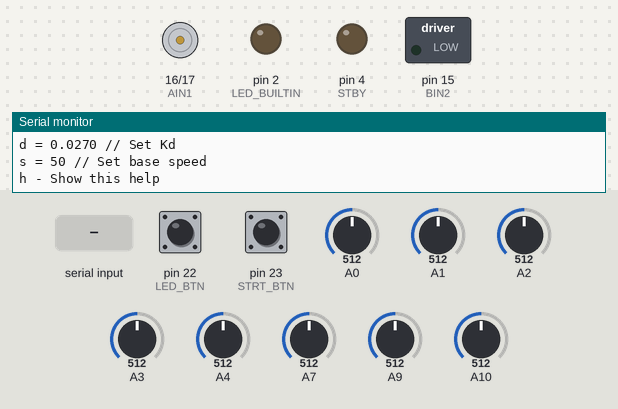
A sketch run on a simulated Arduino Mega 2560, built with avr-gcc and run on an emulated ATmega2560. Parts: motor-driver pin pairs drawn as motors (green arrow = first pin HIGH = forward, orange = second pin HIGH = backward, longer = more drive, stopped while the standby pin is LOW), switched loads named in the sketch (green lamp = pin HIGH), output pins drawn as LEDs (lit = HIGH), the last lines printed to the serial monitor. The inputs (shaded band) are chosen by the test bench; at power-on: pin 23 (STRT_BTN) HIGH, pin 22 (LED_BTN) HIGH, A0 = 512, A1 = 512, A2 = 512, A3 = 512, A4 = 512, A7 = 512, A9 = 512, A10 = 512.

Above: at 1.7 s.
1.8 s: "i90\n" received over Serial
4.8 s: pin 23 (STRT_BTN) pulled LOW for 3.2 s
At 8.3 s:
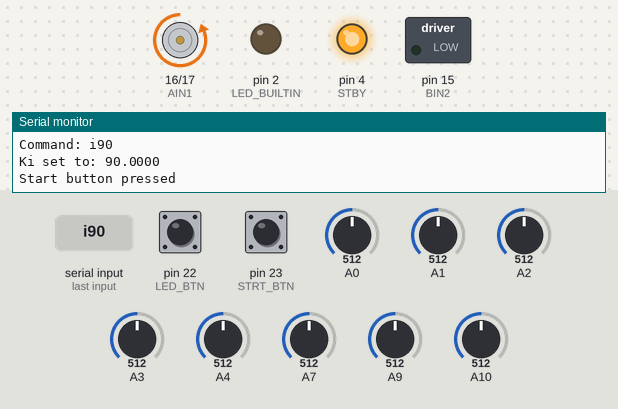
9.9 s: "i\n" received over Serial
12.9 s: pin 23 (STRT_BTN) pulled LOW for 0.15 s
At 13.9 s:
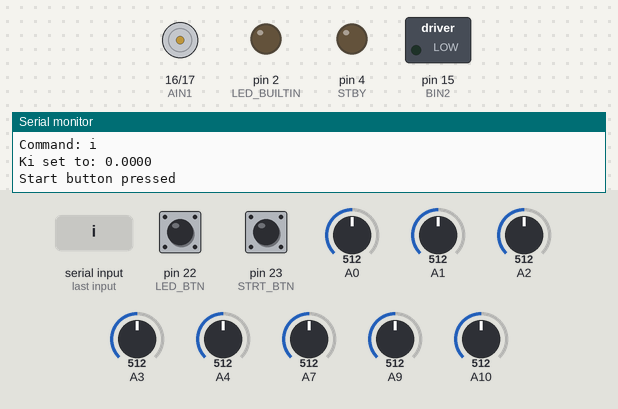
14.5 s: pin 23 (STRT_BTN) pulled LOW for 1 s
At 16.4 s:
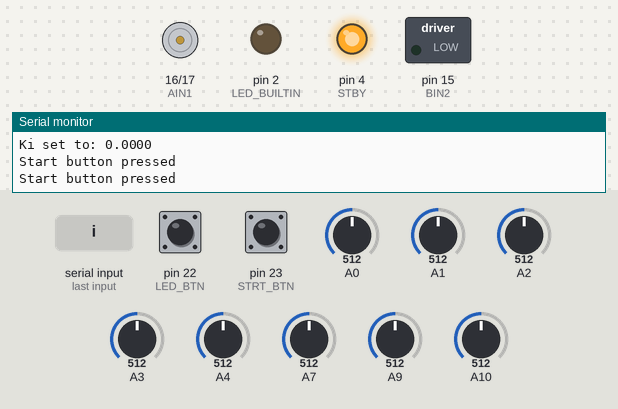
Timing chart, 0 to 17.9 s (numbered marks = the images above; inputs shaded):
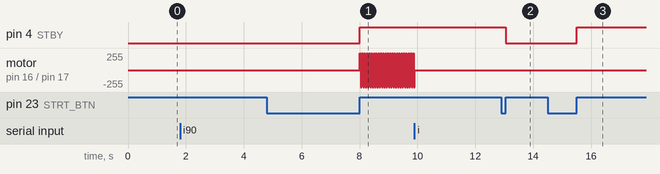

Measured:
- after the input at 4.8 s, pin 4 (STBY): LOW → HIGH after 3.2 s; motor on pin 16 (AIN1) / pin 17 (AIN2): alternates forward 255/255 for 0.04 s and backward 255/255 for 0.04 s, starting after 3.2 s
- after the input at 12.9 s, pin 4 (STBY): HIGH → LOW after 0.15 s
- after the input at 14.5 s, pin 4 (STBY): LOW → HIGH after 1.0 s

The sketch:

NiaFollowerNoWeb.ino
```cpp
#include <EEPROM.h>
#include <QTRSensors.h>

#define LED_BUILTIN 2
#define STRT_BTN 23 // Pin for the start button
#define LED_BTN 22 // Pin for the led button

// Sensor array
QTRSensors qtr;
const uint8_t SensorCount = 8;
uint16_t sensorValues[SensorCount];

// Motors
#define AIN1 16  // Motor A input 1
#define AIN2 17  // Motor A input 2
#define BIN1 2   // Motor B input 1
#define BIN2 15  // Motor B input 2
#define STBY 4   // Standby pin

// PID parameters
double Kp = 0.015;  // Start with conservative values
double Ki = 0;
double Kd = 0.027;

// Serial command buffer
String inputString = "";
bool stringComplete = false;

uint16_t position;
int P, D, I, previousError, PIDvalue, error;
int lsp, rsp;
int baseSpeed = 50;  // Default speed
bool robotEnabled = false;  // Robot state

void setup() {
  pinMode(STRT_BTN, INPUT_PULLUP);
  pinMode(LED_BTN, INPUT_PULLUP);
  pinMode(LED_BUILTIN, OUTPUT);
  pinMode(AIN1, OUTPUT);
  pinMode(AIN2, OUTPUT);
  pinMode(BIN1, OUTPUT);
  pinMode(BIN2, OUTPUT);
  pinMode(STBY, OUTPUT);

  delay(500);

  // configure the sensors
  qtr.setTypeAnalog();
  qtr.setSensorPins((const uint8_t[]){ 26, 25, 33, 32, 35, 34, 39, 36}, SensorCount);
  qtr.setEmitterPin(27);
  Serial.begin(500000);
  Serial.println("PID Line Follower Control");
  processCommand("h"); // Show help on startup
  }

void loop() {
  // Process serial commands
  if (stringComplete) {
    processCommand(inputString);
    inputString = "";
    stringComplete = false;
  }

  // Read serial data
  while (Serial.available()) {
    char inChar = (char)Serial.read();
    if (inChar == '\n') {
      stringComplete = true;
    } else {
      inputString += inChar;
    }
  }

  if (digitalRead(LED_BTN) != HIGH ) {
  }

  if (digitalRead(STRT_BTN) != HIGH) {
    Serial.println("Start button pressed");
    robotEnabled = !robotEnabled;
    while(digitalRead(STRT_BTN) != HIGH) {}
  }

  position = readLine(position, 4090);

  error = 3500 - position;
  PID_Linefollow(error);
}

void processCommand(String command) {
  Serial.println("Command: "+command);
  if (command.length() < 1) return;

  char cmd = command.charAt(0);
  float value = 0;

  if (command.length() > 1) {
    value = command.substring(1).toFloat();
  }

  switch (cmd) {
    case 'p':
      Kp = value;
      Serial.println("Kp set to: "+String(Kp,4));
      break;
    case 'i':
      Ki = value;
      Serial.println("Ki set to: "+String(Ki,4));
      break;
    case 'd':
      Kd = value;
      Serial.println("Kd set to: "+String(Kd,4));
      break;
    case 's':
      baseSpeed = (int)value;
      Serial.println("Base speed set to: "+String(baseSpeed));
      break;
    case 'h':
      Serial.println("Commands:");
      Serial.println("p = "+String(Kp,4)+" // Set Kp");
      Serial.println("i = "+String(Ki,4)+" // Set Ki");
      Serial.println("d = "+String(Kd,4)+" // Set Kd");
      Serial.println("s = "+String(baseSpeed)+" // Set base speed");
      Serial.println("h - Show this help");
      break;
  }
}

void PID_Linefollow(int error) {
  P = error;
  I = I + error;
  D = error - previousError;

  float PIDvalue = Kp * P + Ki * I + Kd * D;
  previousError = error;

  rsp = constrain(baseSpeed + PIDvalue, -255, 255);
  lsp = constrain(baseSpeed - PIDvalue, -255, 255);

  motor_drive(rsp, lsp);
}

int readLine(int lastposition, int blackLineValue){
  qtr.read(sensorValues);

  int position = 0;
  int count = 0;
  for (uint8_t i = 0; i < SensorCount; i++){
    if (sensorValues[i] > blackLineValue) {
      count++;
      position += i * 1000; // multiply by 1000 to avoid float division
    }
  }

  // calculate the average position
  if (count == 8) {
    robotEnabled = false;
  } else if (count != 0) {
    position = position / count; // average the position
  } else {
    if (lastposition > 3500) {
      position = 7000; // no sensors detected, set position to last known
    } else {
      position = 0; // no sensors detected, set position to 0
    }
  }

  // for (uint8_t i = 0; i < SensorCount; i++){
  //   if (sensorValues[i] > blackLineValue) {
  //     Serial.print("#");
  //   } else {
  //     Serial.print("_");
  //   }
  // }
  // Serial.print("\t position: " );
  // Serial.println(position);

  return position;
}

void motor_drive(int right, int left) {
  digitalWrite(STBY, robotEnabled ? HIGH : LOW);

  // Right motor
  if (position < 7000) {
    if (right > 0) {
      analogWrite(AIN1, right);
      analogWrite(AIN2, 0);
    } else {
      analogWrite(AIN1, 0);
      analogWrite(AIN2, abs(right));
    }
  } else {
    analogWrite(AIN1, 0);
    analogWrite(AIN2, 30);
  }

  // Left motor
  if (position > 0) {
    if (left > 0) {
      analogWrite(BIN1, left);
      analogWrite(BIN2, 0);
    } else {
      analogWrite(BIN1, 0);
      analogWrite(BIN2, abs(left));
    }
  } else {
    analogWrite(BIN1, 0);
    analogWrite(BIN2, 30);
  }
}
```
